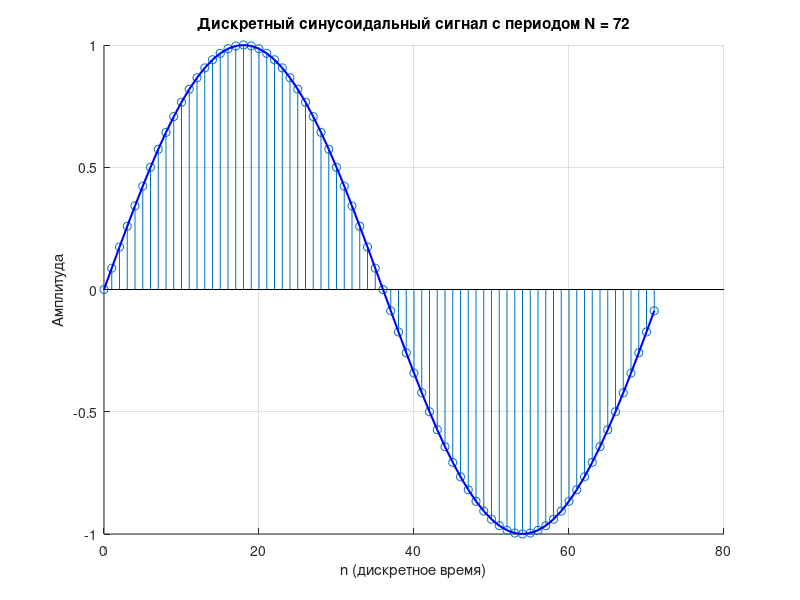

Reproduce this figure in MATLAB.
% Период сигнала
N = 72;

% Определение значений n для дискретного сигнала
n = 0:N-1;  % 72 точки для одного полного периода

% Частота дискретного сигнала (1/N - соответствует одному периоду за N точек)
omega = 2 * pi / N;

% Определение дискретного синусоидального сигнала
x = sin(omega * n);

% Построение графика дискретного сигнала
hold on
stem(n, x);  % Используем stem для отображения дискретных значений
plot(n, x, 'b', 'LineWidth', 1.5); % Линия соединяет точки
title('Дискретный синусоидальный сигнал с периодом N = 72');
xlabel('n (дискретное время)');
ylabel('Амплитуда');
grid on;
 